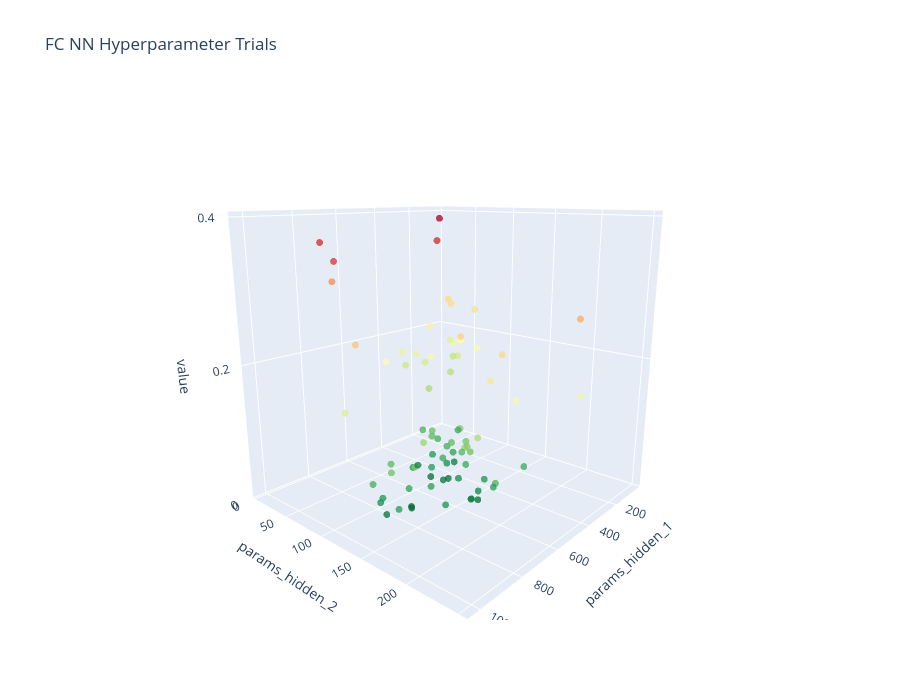

Notebook code for this chart:
### Code cell
plot_hyperparameter_trials_3d(
    study.trials_dataframe(),
    "params_hidden_1",
    "params_hidden_2",
    title="FC NN Hyperparameter Trials",
)
